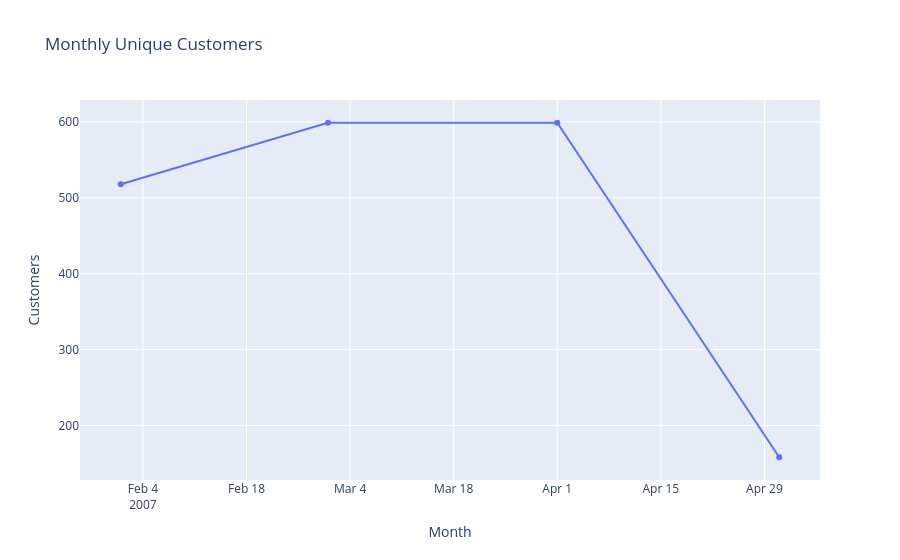

The cell this chart's notebook holds for it:
### Code cell
# Monthly unique customers 
fig = px.line(
    monthly,
    x="date",
    y="unique_customers",
    title="Monthly Unique Customers",
    labels={
        "date": "Month",
        "unique_customers": "Customers"
    },
    markers=True
)

fig.show()

### Figure 1 — Plotly figure (JSON) as saved in the notebook; plotly's stock layout.template omitted (floating-point values rounded to 4 significant figures)
{"data": [{"hovertemplate": "Month=%{x}<br>Customers=%{y}<extra></extra>", "legendgroup": "", "line": {"color": "#636efa", "dash": "solid"}, "marker": {"symbol": "circle"}, "mode": "lines+markers", "name": "", "orientation": "v", "showlegend": false, "type": "scatter", "x": ["2007-02-01T00:00:00.000000", "2007-03-01T00:00:00.000000", "2007-04-01T00:00:00.000000", "2007-05-01T00:00:00.000000"], "xaxis": "x", "y": [518, 599, 599, 158], "yaxis": "y"}], "layout": {"legend": {"tracegroupgap": 0}, "title": {"text": "Monthly Unique Customers"}, "xaxis": {"anchor": "y", "domain": [0, 1], "title": {"text": "Month"}}, "yaxis": {"anchor": "x", "domain": [0, 1], "title": {"text": "Customers"}}}}
